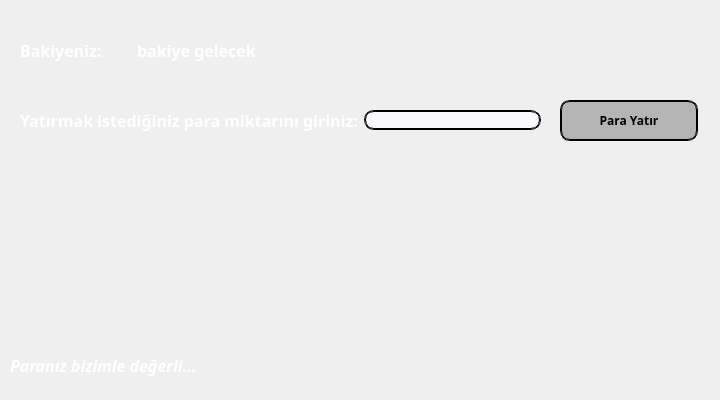
      <widget class="QWidget" name="tab_depositingMoney">
       <attribute name="title">
        <string>Para Yatırma</string>
       </attribute>
       <widget class="QWidget" name="horizontalLayoutWidget">
        <property name="geometry">
         <rect>
          <x>20</x>
          <y>20</y>
          <width>236</width>
          <height>61</height>
         </rect>
        </property>
        <layout class="QHBoxLayout" name="horizontalLayout">
         <item>
          <widget class="QLabel" name="label_11">
           <property name="palette">
            <palette>
             <active>
              <colorrole role="WindowText">
               <brush brushstyle="SolidPattern">
                <color alpha="255">
                 <red>255</red>
                 <green>255</green>
                 <blue>255</blue>
                </color>
               </brush>
              </colorrole>
             </active>
             <inactive>
              <colorrole role="WindowText">
               <brush brushstyle="SolidPattern">
                <color alpha="255">
                 <red>255</red>
                 <green>255</green>
                 <blue>255</blue>
                </color>
               </brush>
              </colorrole>
             </inactive>
             <disabled>
              <colorrole role="WindowText">
               <brush brushstyle="SolidPattern">
                <color alpha="255">
                 <red>120</red>
                 <green>120</green>
                 <blue>120</blue>
                </color>
               </brush>
              </colorrole>
             </disabled>
            </palette>
           </property>
           <property name="font">
            <font>
             <family>Bahnschrift SemiBold</family>
             <pointsize>12</pointsize>
             <weight>75</weight>
             <bold>true</bold>
            </font>
           </property>
           <property name="text">
            <string>Bakiyeniz:</string>
           </property>
          </widget>
         </item>
         <item>
          <widget class="QLabel" name="label_amount_2">
           <property name="palette">
            <palette>
             <active>
              <colorrole role="WindowText">
               <brush brushstyle="SolidPattern">
                <color alpha="255">
                 <red>255</red>
                 <green>255</green>
                 <blue>255</blue>
                </color>
               </brush>
              </colorrole>
             </active>
             <inactive>
              <colorrole role="WindowText">
               <brush brushstyle="SolidPattern">
                <color alpha="255">
                 <red>255</red>
                 <green>255</green>
                 <blue>255</blue>
                </color>
               </brush>
              </colorrole>
             </inactive>
             <disabled>
              <colorrole role="WindowText">
               <brush brushstyle="SolidPattern">
                <color alpha="255">
                 <red>120</red>
                 <green>120</green>
                 <blue>120</blue>
                </color>
               </brush>
              </colorrole>
             </disabled>
            </palette>
           </property>
           <property name="font">
            <font>
             <family>Bahnschrift SemiBold</family>
             <pointsize>12</pointsize>
             <weight>75</weight>
             <bold>true</bold>
            </font>
           </property>
           <property name="text">
            <string>bakiye gelecek</string>
           </property>
          </widget>
         </item>
        </layout>
       </widget>
       <widget class="QWidget" name="horizontalLayoutWidget_2">
        <property name="geometry">
         <rect>
          <x>20</x>
          <y>90</y>
          <width>521</width>
          <height>61</height>
         </rect>
        </property>
        <layout class="QHBoxLayout" name="horizontalLayout_2">
         <item>
          <widget class="QLabel" name="label_12">
           <property name="palette">
            <palette>
             <active>
              <colorrole role="WindowText">
               <brush brushstyle="SolidPattern">
                <color alpha="255">
                 <red>255</red>
                 <green>255</green>
                 <blue>255</blue>
                </color>
               </brush>
              </colorrole>
             </active>
             <inactive>
              <colorrole role="WindowText">
               <brush brushstyle="SolidPattern">
                <color alpha="255">
                 <red>255</red>
                 <green>255</green>
                 <blue>255</blue>
                </color>
               </brush>
              </colorrole>
             </inactive>
             <disabled>
              <colorrole role="WindowText">
               <brush brushstyle="SolidPattern">
                <color alpha="255">
                 <red>120</red>
                 <green>120</green>
                 <blue>120</blue>
                </color>
               </brush>
              </colorrole>
             </disabled>
            </palette>
           </property>
           <property name="font">
            <font>
             <family>Bahnschrift SemiBold</family>
             <pointsize>12</pointsize>
             <weight>75</weight>
             <bold>true</bold>
            </font>
           </property>
           <property name="text">
            <string>Yatırmak istediğiniz para miktarını giriniz:</string>
           </property>
          </widget>
         </item>
         <item>
          <widget class="QLineEdit" name="lineEdit_depositingMoney">
           <property name="styleSheet">
            <string notr="true">border-radius: 10px; border: 2px groove black; background-color: rgb(250, 250, 255); </string>
           </property>
          </widget>
         </item>
        </layout>
       </widget>
       <widget class="QPushButton" name="pushButton_depositingMoney">
        <property name="geometry">
         <rect>
          <x>560</x>
          <y>100</y>
          <width>138</width>
          <height>41</height>
         </rect>
        </property>
        <property name="sizePolicy">
         <sizepolicy hsizetype="MinimumExpanding" vsizetype="Maximum">
          <horstretch>0</horstretch>
          <verstretch>0</verstretch>
         </sizepolicy>
        </property>
        <property name="font">
         <font>
          <family>Bahnschrift SemiBold</family>
          <weight>75</weight>
          <bold>true</bold>
         </font>
        </property>
        <property name="cursor">
         <cursorShape>PointingHandCursor</cursorShape>
        </property>
        <property name="styleSheet">
         <string notr="true">border-radius: 10px; border: 2px groove black; background-color: rgb(180, 180, 180); </string>
        </property>
        <property name="text">
         <string>Para Yatır</string>
        </property>
       </widget>
       <widget class="QLabel" name="label_18">
        <property name="geometry">
         <rect>
          <x>10</x>
          <y>350</y>
          <width>221</width>
          <height>31</height>
         </rect>
        </property>
        <property name="palette">
         <palette>
          <active>
           <colorrole role="WindowText">
            <brush brushstyle="SolidPattern">
             <color alpha="255">
              <red>255</red>
              <green>255</green>
              <blue>255</blue>
             </color>
            </brush>
           </colorrole>
          </active>
          <inactive>
           <colorrole role="WindowText">
            <brush brushstyle="SolidPattern">
             <color alpha="255">
              <red>255</red>
              <green>255</green>
              <blue>255</blue>
             </color>
            </brush>
           </colorrole>
          </inactive>
          <disabled>
           <colorrole role="WindowText">
            <brush brushstyle="SolidPattern">
             <color alpha="255">
              <red>120</red>
              <green>120</green>
              <blue>120</blue>
             </color>
            </brush>
           </colorrole>
          </disabled>
         </palette>
        </property>
        <property name="font">
         <font>
          <family>Segoe UI Semibold</family>
          <pointsize>12</pointsize>
          <weight>75</weight>
          <italic>true</italic>
          <bold>true</bold>
         </font>
        </property>
        <property name="text">
         <string>Paranız bizimle değerli...</string>
        </property>
       </widget>
       <widget class="QLabel" name="label_19">
        <property name="geometry">
         <rect>
          <x>590</x>
          <y>270</y>
          <width>121</width>
          <height>121</height>
         </rect>
        </property>
        <property name="text">
         <string/>
        </property>
        <property name="pixmap">
         <pixmap resource="icons.qrc">:/icons/logo.png</pixmap>
        </property>
        <property name="scaledContents">
         <bool>true</bool>
        </property>
       </widget>
      </widget>
